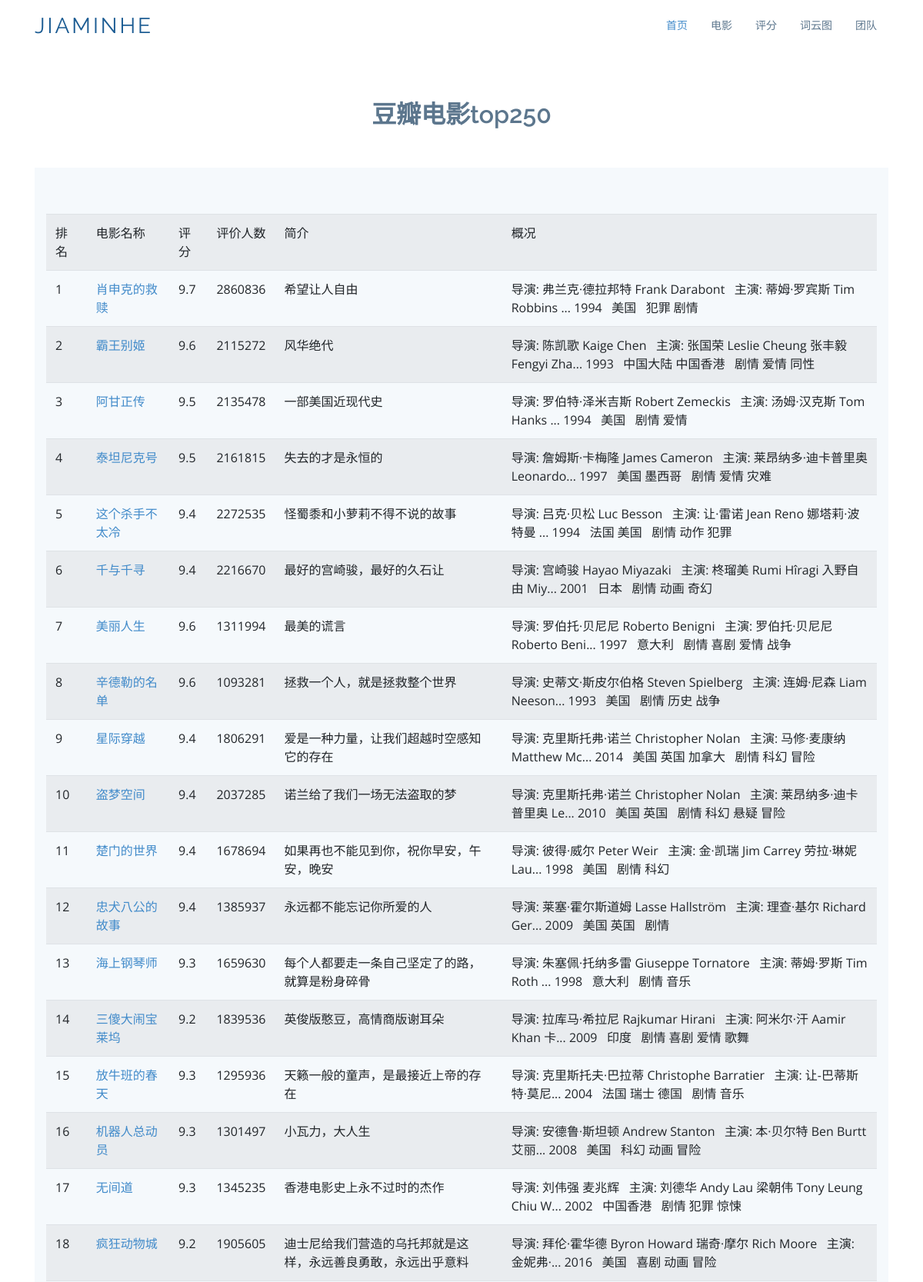
The page /movie (upper part) on the database its author committed.
### tables this page shows
CREATE TABLE movie250
            (
            id integer  primary key autoincrement,
            movie_name varchar ,
            img_link text,
            link text,
            score numeric ,
            pnumber numeric ,
            inq text,
            info text 
            );

### app.py (the view)
@app.route('/movie')  # 定义/movie路径的路由
def movie():
    movies = []
    conn = sqlite3.connect('movie.db')  # 连接SQLite数据库
    cursor = conn.cursor()
    sql = "select * from movie250"  # 查询movie250表的所有数据
    data = cursor.execute(sql)
    for item in data:
        movies.append(item)
    cursor.close()
    conn.close()
    return render_template("movie.html", movies=movies)  # 渲染movie.html模板并返回，传入movies数据

### templates/movie.html (shortened to what this page needs)
<!DOCTYPE html>
<html lang="en">
<head>
  <link href="static/assets/vendor/bootstrap/css/bootstrap.min.css" rel="stylesheet">
  <link href="static/assets/vendor/icofont/icofont.min.css" rel="stylesheet">
  <link href="static/assets/vendor/boxicons/css/boxicons.min.css" rel="stylesheet">
  <link href="static/assets/vendor/animate.css/animate.min.css" rel="stylesheet">
  <link href="static/assets/vendor/venobox/venobox.css" rel="stylesheet">
  <link href="static/assets/vendor/aos/aos.css" rel="stylesheet">
  <link href="static/assets/css/style.css" rel="stylesheet">
</head>
<body>
  <header id="header">
    <div class="container">
      <div class="logo float-left">
        <h1 class="text-light"><a href="layout.html"><span>jiaminhe</span></a></h1>
      </div>
      <nav class="nav-menu float-right d-none d-lg-block">
         <ul>
          <li class="active"><a href="/home">首页</a></li>
          <li><a href="/movie">电影</a></li>
          <li><a href="/rate">评分</a></li>
          <li><a href="/word">词云图</a></li>
          <li><a href="/team">团队</a></li>
        </ul>
      </nav>
    </div>
  </header>
    <section id="team" class="team">
      <div class="container">
        <div class="section-title">
          <h2>豆瓣电影top250</h2>
        </div>
    <section class="counts section-bg">
      <div class="container">
          <table class="table table-striped">
              <tr>
                  <td>排名</td>
                  <td>电影名称</td>
                  <td>评分</td>
                  <td>评价人数</td>
                  <td>简介</td>
                  <td>概况</td>
              </tr>
              {% for movie in movies %}
                  <tr>
                      <td>{{ movie[0] }}</td>
                      <td>
                        <a href="{{ movie[2] }}" target="_blank">
                          {{ movie[1] }}
                        </a>
                      </td>
                      <td>{{ movie[4] }}</td>
                      <td>{{ movie[5] }}</td>
                      <td>{{ movie[6] }}</td>
                      <td>{{ movie[7] }}</td>
                  </tr>
              {% endfor %}
          </table>
      </div>
    </section>
      </div>
    </section>
</body>
</html>

### static/assets/css/style.css (style rules this page uses)
body { font-family: "Open Sans", sans-serif; color: #444; }
a { color: #428bca; }
h1, h2, h3, h4, h5, h6, .font-primary { font-family: "Raleway", sans-serif; }
#header { height: 70px; transition: all 0.5s; transition: all 0.5s; padding: 10px 0; background: #fff; z-index: 997; }
#header .logo h1 { font-size: 28px; margin: 0; padding: 10px 0; line-height: 1; font-weight: 400; letter-spacing: 3px; text-transform: uppercase; }
#header .logo h1 a, #header .logo h1 a:hover { color: #1c5c93; text-decoration: none; }
.nav-menu, .nav-menu * { margin: 0; padding: 0; list-style: none; }
.nav-menu > ul > li { position: relative; white-space: nowrap; float: left; }
.nav-menu a { display: block; position: relative; color: #5c768d; padding: 12px 15px; transition: 0.3s; font-size: 14px; font-family: "Open Sans", sans-serif; }
.nav-menu a:hover, .nav-menu .active > a, .nav-menu li:hover > a { color: #428bca; text-decoration: none; }
.mobile-nav { position: fixed; top: 0; bottom: 0; z-index: 9999; overflow-y: auto; left: -260px; width: 260px; padding-top: 18px; background: #1f3548; transition: 0.4s; }
.mobile-nav * { margin: 0; padding: 0; list-style: none; }
.mobile-nav a { display: block; position: relative; color: #e3f0fc; padding: 10px 20px; font-weight: 500; }
.mobile-nav a:hover, .mobile-nav .active > a, .mobile-nav li:hover > a { color: #9eccf4; text-decoration: none; }
section { padding: 60px 0; }
.section-bg { background-color: #f5f9fc; }
.section-title { text-align: center; padding-bottom: 30px; }
.section-title h2 { font-size: 32px; font-weight: 600; margin-bottom: 20px; padding-bottom: 0; color: #5c768d; }
.counts { padding-bottom: 30px; }
.team { background: #fff; padding: 60px 0 30px 0; }

### rows shown on the page
movie250: id "1", movie_name "肖申克的救赎", score "9.7", pnumber "2860836", inq "希望让人自由", info "导演: 弗兰克·德拉邦特 Frank Darabont 主演: 蒂姆·罗宾斯 Tim Robbins ... 1994 美国 犯罪 剧情"
movie250: id "2", movie_name "霸王别姬", score "9.6", pnumber "2115272", inq "风华绝代", info "导演: 陈凯歌 Kaige Chen 主演: 张国荣 Leslie Cheung 张丰毅 Fengyi Zha... 1993 中国大陆 中国香港 剧情 爱情 同性"
movie250: id "3", movie_name "阿甘正传", score "9.5", pnumber "2135478", inq "一部美国近现代史", info "导演: 罗伯特·泽米吉斯 Robert Zemeckis 主演: 汤姆·汉克斯 Tom Hanks ... 1994 美国 剧情 爱情"
movie250: id "4", movie_name "泰坦尼克号", score "9.5", pnumber "2161815", inq "失去的才是永恒的", info "导演: 詹姆斯·卡梅隆 James Cameron 主演: 莱昂纳多·迪卡普里奥 Leonardo... 1997 美国 墨西哥 剧情 爱情 灾难"
movie250: id "5", movie_name "这个杀手不太冷", score "9.4", pnumber "2272535", inq "怪蜀黍和小萝莉不得不说的故事", info "导演: 吕克·贝松 Luc Besson 主演: 让·雷诺 Jean Reno 娜塔莉·波特曼 ... 1994 法国 美国 剧情 动作 犯罪"
movie250: id "6", movie_name "千与千寻", score "9.4", pnumber "2216670", inq "最好的宫崎骏，最好的久石让", info "导演: 宫崎骏 Hayao Miyazaki 主演: 柊瑠美 Rumi Hîragi 入野自由 Miy... 2001 日本 剧情 动画 奇幻"
movie250: id "7", movie_name "美丽人生", score "9.6", pnumber "1311994", inq "最美的谎言", info "导演: 罗伯托·贝尼尼 Roberto Benigni 主演: 罗伯托·贝尼尼 Roberto Beni... 1997 意大利 剧情 喜剧 爱情 战争"
movie250: id "8", movie_name "辛德勒的名单", score "9.6", pnumber "1093281", inq "拯救一个人，就是拯救整个世界", info "导演: 史蒂文·斯皮尔伯格 Steven Spielberg 主演: 连姆·尼森 Liam Neeson... 1993 美国 剧情 历史 战争"
movie250: id "9", movie_name "星际穿越", score "9.4", pnumber "1806291", inq "爱是一种力量，让我们超越时空感知它的存在", info "导演: 克里斯托弗·诺兰 Christopher Nolan 主演: 马修·麦康纳 Matthew Mc... 2014 美国 英国 加拿大 剧情 科幻 冒险"
movie250: id "10", movie_name "盗梦空间", score "9.4", pnumber "2037285", inq "诺兰给了我们一场无法盗取的梦", info "导演: 克里斯托弗·诺兰 Christopher Nolan 主演: 莱昂纳多·迪卡普里奥 Le... 2010 美国 英国 剧情 科幻 悬疑 冒险"
movie250: id "11", movie_name "楚门的世界", score "9.4", pnumber "1678694", inq "如果再也不能见到你，祝你早安，午安，晚安", info "导演: 彼得·威尔 Peter Weir 主演: 金·凯瑞 Jim Carrey 劳拉·琳妮 Lau... 1998 美国 剧情 科幻"
movie250: id "12", movie_name "忠犬八公的故事", score "9.4", pnumber "1385937", inq "永远都不能忘记你所爱的人", info "导演: 莱塞·霍尔斯道姆 Lasse Hallström 主演: 理查·基尔 Richard Ger... 2009 美国 英国 剧情"
movie250: id "13", movie_name "海上钢琴师", score "9.3", pnumber "1659630", inq "每个人都要走一条自己坚定了的路，就算是粉身碎骨", info "导演: 朱塞佩·托纳多雷 Giuseppe Tornatore 主演: 蒂姆·罗斯 Tim Roth ... 1998 意大利 剧情 音乐"
movie250: id "14", movie_name "三傻大闹宝莱坞", score "9.2", pnumber "1839536", inq "英俊版憨豆，高情商版谢耳朵", info "导演: 拉库马·希拉尼 Rajkumar Hirani 主演: 阿米尔·汗 Aamir Khan 卡... 2009 印度 剧情 喜剧 爱情 歌舞"
movie250: id "15", movie_name "放牛班的春天", score "9.3", pnumber "1295936", inq "天籁一般的童声，是最接近上帝的存在", info "导演: 克里斯托夫·巴拉蒂 Christophe Barratier 主演: 让-巴蒂斯特·莫尼... 2004 法国 瑞士 德国 剧情 音乐"
movie250: id "16", movie_name "机器人总动员", score "9.3", pnumber "1301497", inq "小瓦力，大人生", info "导演: 安德鲁·斯坦顿 Andrew Stanton 主演: 本·贝尔特 Ben Burtt 艾丽... 2008 美国 科幻 动画 冒险"
movie250: id "17", movie_name "无间道", score "9.3", pnumber "1345235", inq "香港电影史上永不过时的杰作", info "导演: 刘伟强 麦兆辉 主演: 刘德华 Andy Lau 梁朝伟 Tony Leung Chiu W... 2002 中国香港 剧情 犯罪 惊悚"
movie250: id "18", movie_name "疯狂动物城", score "9.2", pnumber "1905605", inq "迪士尼给我们营造的乌托邦就是这样，永远善良勇敢，永远出乎意料", info "导演: 拜伦·霍华德 Byron Howard 瑞奇·摩尔 Rich Moore 主演: 金妮弗·... 2016 美国 喜剧 动画 冒险"
